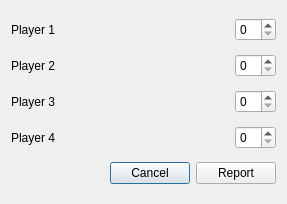
<?xml version="1.0" encoding="UTF-8"?>
<ui version="4.0">
 <class>Dialog</class>
 <widget class="QDialog" name="Dialog">
  <property name="geometry">
   <rect>
    <x>0</x>
    <y>0</y>
    <width>287</width>
    <height>204</height>
   </rect>
  </property>
  <property name="windowTitle">
   <string>Dialog</string>
  </property>
  <layout class="QVBoxLayout" name="verticalLayout">
   <item>
    <layout class="QHBoxLayout" name="horizontalLayout_2">
     <item>
      <widget class="QLabel" name="lbl_p1">
       <property name="text">
        <string>Player 1</string>
       </property>
      </widget>
     </item>
     <item>
      <spacer name="horizontalSpacer_2">
       <property name="orientation">
        <enum>Qt::Orientation::Horizontal</enum>
       </property>
       <property name="sizeHint" stdset="0">
        <size>
         <width>40</width>
         <height>20</height>
        </size>
       </property>
      </spacer>
     </item>
     <item>
      <widget class="QSpinBox" name="sb_p1">
       <property name="maximum">
        <number>10</number>
       </property>
      </widget>
     </item>
    </layout>
   </item>
   <item>
    <layout class="QHBoxLayout" name="horizontalLayout_3">
     <item>
      <widget class="QLabel" name="lbl_p2">
       <property name="text">
        <string>Player 2</string>
       </property>
      </widget>
     </item>
     <item>
      <spacer name="horizontalSpacer_3">
       <property name="orientation">
        <enum>Qt::Orientation::Horizontal</enum>
       </property>
       <property name="sizeHint" stdset="0">
        <size>
         <width>40</width>
         <height>20</height>
        </size>
       </property>
      </spacer>
     </item>
     <item>
      <widget class="QSpinBox" name="sb_p2">
       <property name="maximum">
        <number>10</number>
       </property>
      </widget>
     </item>
    </layout>
   </item>
   <item>
    <layout class="QHBoxLayout" name="horizontalLayout_4">
     <item>
      <widget class="QLabel" name="lbl_p3">
       <property name="text">
        <string>Player 3</string>
       </property>
      </widget>
     </item>
     <item>
      <spacer name="horizontalSpacer_4">
       <property name="orientation">
        <enum>Qt::Orientation::Horizontal</enum>
       </property>
       <property name="sizeHint" stdset="0">
        <size>
         <width>40</width>
         <height>20</height>
        </size>
       </property>
      </spacer>
     </item>
     <item>
      <widget class="QSpinBox" name="sb_p3">
       <property name="maximum">
        <number>10</number>
       </property>
      </widget>
     </item>
    </layout>
   </item>
   <item>
    <layout class="QHBoxLayout" name="horizontalLayout_5">
     <item>
      <widget class="QLabel" name="lbl_p4">
       <property name="text">
        <string>Player 4</string>
       </property>
      </widget>
     </item>
     <item>
      <spacer name="horizontalSpacer_5">
       <property name="orientation">
        <enum>Qt::Orientation::Horizontal</enum>
       </property>
       <property name="sizeHint" stdset="0">
        <size>
         <width>40</width>
         <height>20</height>
        </size>
       </property>
      </spacer>
     </item>
     <item>
      <widget class="QSpinBox" name="sb_p4">
       <property name="maximum">
        <number>10</number>
       </property>
      </widget>
     </item>
    </layout>
   </item>
   <item>
    <layout class="QHBoxLayout" name="horizontalLayout">
     <item>
      <spacer name="horizontalSpacer">
       <property name="orientation">
        <enum>Qt::Orientation::Horizontal</enum>
       </property>
       <property name="sizeHint" stdset="0">
        <size>
         <width>40</width>
         <height>20</height>
        </size>
       </property>
      </spacer>
     </item>
     <item>
      <widget class="QPushButton" name="pb_cancel">
       <property name="text">
        <string>Cancel</string>
       </property>
      </widget>
     </item>
     <item>
      <widget class="QPushButton" name="pb_report">
       <property name="text">
        <string>Report</string>
       </property>
      </widget>
     </item>
    </layout>
   </item>
  </layout>
 </widget>
 <resources/>
 <connections/>
</ui>
